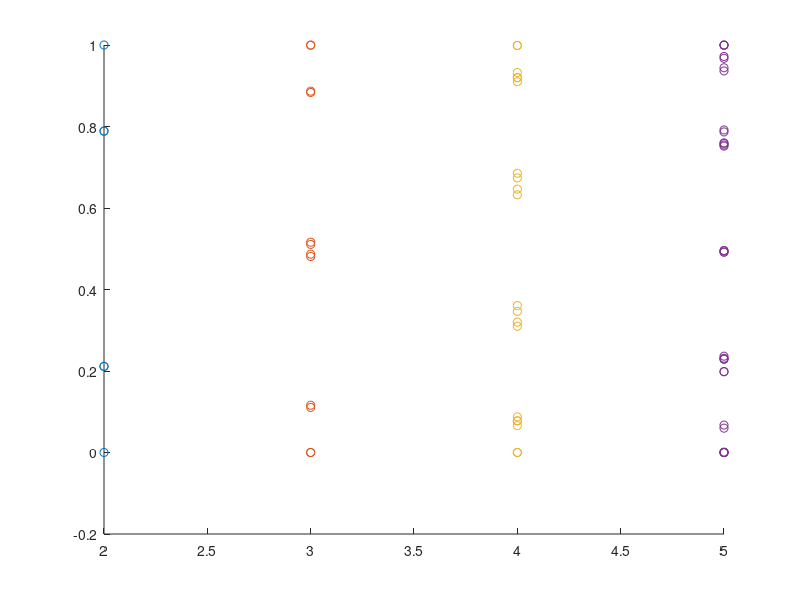

This figure's MATLAB source:
% /* ----------------------------------------------------------------------------
%  * Copyright 2020, Jesus Tordesillas Torres, Aerospace Controls Laboratory
%  * Massachusetts Institute of Technology
%  * All Rights Reserved
%  * Authors: Jesus Tordesillas, et al.
%  * See LICENSE file for the license information
%  * -------------------------------------------------------------------------- */


sol2=load('solutionDeg2.mat');
sol3=load('solutionDeg3.mat');
sol4=load('solutionDeg4.mat');
sol5=load('solutionDeg5.mat');


scatter(2*ones(size(sol2.rootsA(:))), sol2.rootsA(:)); hold on
scatter(3*ones(size(sol3.rootsA(:))), sol3.rootsA(:))
scatter(4*ones(size(sol4.rootsA(:))), sol4.rootsA(:))
scatter(5*ones(size(sol5.rootsA(:))), sol5.rootsA(:))